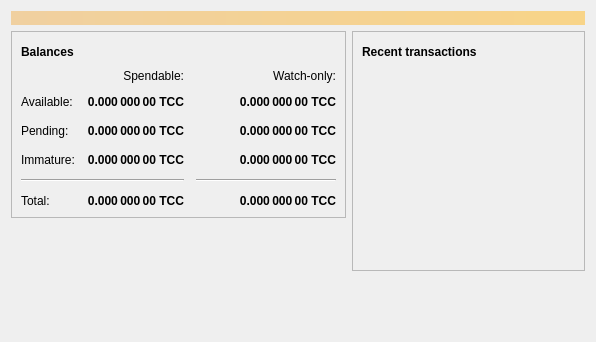
<?xml version="1.0" encoding="UTF-8"?>
<ui version="4.0">
 <class>OverviewPage</class>
 <widget class="QWidget" name="OverviewPage">
  <property name="geometry">
   <rect>
    <x>0</x>
    <y>0</y>
    <width>596</width>
    <height>342</height>
   </rect>
  </property>
  <property name="windowTitle">
   <string>Form</string>
  </property>
  <layout class="QVBoxLayout" name="topLayout">
   <item>
    <widget class="QLabel" name="labelAlerts">
     <property name="visible">
      <bool>false</bool>
     </property>
     <property name="styleSheet">
      <string notr="true">QLabel { background-color: qlineargradient(x1: 0, y1: 0, x2: 1, y2: 0, stop:0 #F0D0A0, stop:1 #F8D488); color:#000000; }</string>
     </property>
     <property name="wordWrap">
      <bool>true</bool>
     </property>
     <property name="margin">
      <number>3</number>
     </property>
     <property name="textInteractionFlags">
      <set>Qt::TextSelectableByMouse</set>
     </property>
    </widget>
   </item>
   <item>
    <layout class="QHBoxLayout" name="horizontalLayout" stretch="1,1">
     <item>
      <layout class="QVBoxLayout" name="verticalLayout_2">
       <item>
        <widget class="QFrame" name="frame">
         <property name="frameShape">
          <enum>QFrame::StyledPanel</enum>
         </property>
         <property name="frameShadow">
          <enum>QFrame::Raised</enum>
         </property>
         <layout class="QVBoxLayout" name="verticalLayout_4">
          <item>
           <layout class="QHBoxLayout" name="horizontalLayout_4">
            <item>
             <widget class="QLabel" name="label_5">
              <property name="font">
               <font>
                <weight>75</weight>
                <bold>true</bold>
               </font>
              </property>
              <property name="text">
               <string>Balances</string>
              </property>
             </widget>
            </item>
            <item>
             <widget class="QPushButton" name="labelWalletStatus">
              <property name="enabled">
               <bool>true</bool>
              </property>
              <property name="maximumSize">
               <size>
                <width>30</width>
                <height>16777215</height>
               </size>
              </property>
              <property name="toolTip">
               <string>The displayed information may be out of date. Your wallet automatically synchronizes with the Techiecoin network after a connection is established, but this process has not completed yet.</string>
              </property>
              <property name="text">
               <string/>
              </property>
              <property name="icon">
               <iconset resource="../bitcoin.qrc">
                <normaloff>:/icons/warning</normaloff>
                <disabledoff>:/icons/warning</disabledoff>:/icons/warning</iconset>
              </property>
              <property name="iconSize">
               <size>
                <width>24</width>
                <height>24</height>
               </size>
              </property>
              <property name="flat">
               <bool>true</bool>
              </property>
             </widget>
            </item>
            <item>
             <spacer name="horizontalSpacer_3">
              <property name="orientation">
               <enum>Qt::Horizontal</enum>
              </property>
              <property name="sizeHint" stdset="0">
               <size>
                <width>40</width>
                <height>20</height>
               </size>
              </property>
             </spacer>
            </item>
           </layout>
          </item>
          <item>
           <layout class="QGridLayout" name="gridLayout">
            <property name="spacing">
             <number>12</number>
            </property>
            <item row="2" column="2">
             <widget class="QLabel" name="labelWatchPending">
              <property name="font">
               <font>
                <weight>75</weight>
                <bold>true</bold>
               </font>
              </property>
              <property name="cursor">
               <cursorShape>IBeamCursor</cursorShape>
              </property>
              <property name="toolTip">
               <string>Unconfirmed transactions to watch-only addresses</string>
              </property>
              <property name="text">
               <string notr="true">0.000 000 00 TCC</string>
              </property>
              <property name="alignment">
               <set>Qt::AlignRight|Qt::AlignTrailing|Qt::AlignVCenter</set>
              </property>
              <property name="textInteractionFlags">
               <set>Qt::LinksAccessibleByMouse|Qt::TextSelectableByKeyboard|Qt::TextSelectableByMouse</set>
              </property>
             </widget>
            </item>
            <item row="2" column="1">
             <widget class="QLabel" name="labelUnconfirmed">
              <property name="font">
               <font>
                <weight>75</weight>
                <bold>true</bold>
               </font>
              </property>
              <property name="cursor">
               <cursorShape>IBeamCursor</cursorShape>
              </property>
              <property name="toolTip">
               <string>Total of transactions that have yet to be confirmed, and do not yet count toward the spendable balance</string>
              </property>
              <property name="text">
               <string notr="true">0.000 000 00 TCC</string>
              </property>
              <property name="alignment">
               <set>Qt::AlignRight|Qt::AlignTrailing|Qt::AlignVCenter</set>
              </property>
              <property name="textInteractionFlags">
               <set>Qt::LinksAccessibleByMouse|Qt::TextSelectableByKeyboard|Qt::TextSelectableByMouse</set>
              </property>
             </widget>
            </item>
            <item row="3" column="2">
             <widget class="QLabel" name="labelWatchImmature">
              <property name="font">
               <font>
                <weight>75</weight>
                <bold>true</bold>
               </font>
              </property>
              <property name="cursor">
               <cursorShape>IBeamCursor</cursorShape>
              </property>
              <property name="toolTip">
               <string>Mined balance in watch-only addresses that has not yet matured</string>
              </property>
              <property name="text">
               <string notr="true">0.000 000 00 TCC</string>
              </property>
              <property name="alignment">
               <set>Qt::AlignRight|Qt::AlignTrailing|Qt::AlignVCenter</set>
              </property>
              <property name="textInteractionFlags">
               <set>Qt::LinksAccessibleByMouse|Qt::TextSelectableByKeyboard|Qt::TextSelectableByMouse</set>
              </property>
             </widget>
            </item>
            <item row="4" column="0" colspan="2">
             <widget class="Line" name="line">
              <property name="orientation">
               <enum>Qt::Horizontal</enum>
              </property>
             </widget>
            </item>
            <item row="4" column="2">
             <widget class="Line" name="lineWatchBalance">
              <property name="sizePolicy">
               <sizepolicy hsizetype="Preferred" vsizetype="Fixed">
                <horstretch>0</horstretch>
                <verstretch>0</verstretch>
               </sizepolicy>
              </property>
              <property name="minimumSize">
               <size>
                <width>140</width>
                <height>0</height>
               </size>
              </property>
              <property name="orientation">
               <enum>Qt::Horizontal</enum>
              </property>
             </widget>
            </item>
            <item row="5" column="0">
             <widget class="QLabel" name="labelTotalText">
              <property name="text">
               <string>Total:</string>
              </property>
             </widget>
            </item>
            <item row="3" column="1">
             <widget class="QLabel" name="labelImmature">
              <property name="font">
               <font>
                <weight>75</weight>
                <bold>true</bold>
               </font>
              </property>
              <property name="cursor">
               <cursorShape>IBeamCursor</cursorShape>
              </property>
              <property name="toolTip">
               <string>Mined balance that has not yet matured</string>
              </property>
              <property name="text">
               <string notr="true">0.000 000 00 TCC</string>
              </property>
              <property name="alignment">
               <set>Qt::AlignRight|Qt::AlignTrailing|Qt::AlignVCenter</set>
              </property>
              <property name="textInteractionFlags">
               <set>Qt::LinksAccessibleByMouse|Qt::TextSelectableByKeyboard|Qt::TextSelectableByMouse</set>
              </property>
             </widget>
            </item>
            <item row="2" column="3">
             <spacer name="horizontalSpacer_2">
              <property name="orientation">
               <enum>Qt::Horizontal</enum>
              </property>
              <property name="sizeHint" stdset="0">
               <size>
                <width>40</width>
                <height>20</height>
               </size>
              </property>
             </spacer>
            </item>
            <item row="3" column="0">
             <widget class="QLabel" name="labelImmatureText">
              <property name="text">
               <string>Immature:</string>
              </property>
             </widget>
            </item>
            <item row="5" column="1">
             <widget class="QLabel" name="labelTotal">
              <property name="font">
               <font>
                <weight>75</weight>
                <bold>true</bold>
               </font>
              </property>
              <property name="cursor">
               <cursorShape>IBeamCursor</cursorShape>
              </property>
              <property name="toolTip">
               <string>Your current total balance</string>
              </property>
              <property name="text">
               <string notr="true">0.000 000 00 TCC</string>
              </property>
              <property name="alignment">
               <set>Qt::AlignRight|Qt::AlignTrailing|Qt::AlignVCenter</set>
              </property>
              <property name="textInteractionFlags">
               <set>Qt::LinksAccessibleByMouse|Qt::TextSelectableByKeyboard|Qt::TextSelectableByMouse</set>
              </property>
             </widget>
            </item>
            <item row="5" column="2">
             <widget class="QLabel" name="labelWatchTotal">
              <property name="font">
               <font>
                <weight>75</weight>
                <bold>true</bold>
               </font>
              </property>
              <property name="cursor">
               <cursorShape>IBeamCursor</cursorShape>
              </property>
              <property name="toolTip">
               <string>Current total balance in watch-only addresses</string>
              </property>
              <property name="text">
               <string notr="true">0.000 000 00 TCC</string>
              </property>
              <property name="alignment">
               <set>Qt::AlignRight|Qt::AlignTrailing|Qt::AlignVCenter</set>
              </property>
              <property name="textInteractionFlags">
               <set>Qt::LinksAccessibleByMouse|Qt::TextSelectableByKeyboard|Qt::TextSelectableByMouse</set>
              </property>
             </widget>
            </item>
            <item row="0" column="2">
             <widget class="QLabel" name="labelWatchonly">
              <property name="text">
               <string>Watch-only:</string>
              </property>
              <property name="alignment">
               <set>Qt::AlignRight|Qt::AlignTrailing|Qt::AlignVCenter</set>
              </property>
             </widget>
            </item>
            <item row="1" column="0">
             <widget class="QLabel" name="labelBalanceText">
              <property name="text">
               <string>Available:</string>
              </property>
             </widget>
            </item>
            <item row="1" column="1">
             <widget class="QLabel" name="labelBalance">
              <property name="font">
               <font>
                <weight>75</weight>
                <bold>true</bold>
               </font>
              </property>
              <property name="cursor">
               <cursorShape>IBeamCursor</cursorShape>
              </property>
              <property name="toolTip">
               <string>Your current spendable balance</string>
              </property>
              <property name="text">
               <string notr="true">0.000 000 00 TCC</string>
              </property>
              <property name="alignment">
               <set>Qt::AlignRight|Qt::AlignTrailing|Qt::AlignVCenter</set>
              </property>
              <property name="textInteractionFlags">
               <set>Qt::LinksAccessibleByMouse|Qt::TextSelectableByKeyboard|Qt::TextSelectableByMouse</set>
              </property>
             </widget>
            </item>
            <item row="1" column="2">
             <widget class="QLabel" name="labelWatchAvailable">
              <property name="font">
               <font>
                <weight>75</weight>
                <bold>true</bold>
               </font>
              </property>
              <property name="cursor">
               <cursorShape>IBeamCursor</cursorShape>
              </property>
              <property name="toolTip">
               <string>Your current balance in watch-only addresses</string>
              </property>
              <property name="text">
               <string notr="true">0.000 000 00 TCC</string>
              </property>
              <property name="alignment">
               <set>Qt::AlignRight|Qt::AlignTrailing|Qt::AlignVCenter</set>
              </property>
              <property name="textInteractionFlags">
               <set>Qt::LinksAccessibleByMouse|Qt::TextSelectableByKeyboard|Qt::TextSelectableByMouse</set>
              </property>
             </widget>
            </item>
            <item row="2" column="0">
             <widget class="QLabel" name="labelPendingText">
              <property name="text">
               <string>Pending:</string>
              </property>
             </widget>
            </item>
            <item row="0" column="1">
             <widget class="QLabel" name="labelSpendable">
              <property name="text">
               <string>Spendable:</string>
              </property>
              <property name="alignment">
               <set>Qt::AlignRight|Qt::AlignTrailing|Qt::AlignVCenter</set>
              </property>
             </widget>
            </item>
           </layout>
          </item>
         </layout>
        </widget>
       </item>
       <item>
        <spacer name="verticalSpacer">
         <property name="orientation">
          <enum>Qt::Vertical</enum>
         </property>
         <property name="sizeHint" stdset="0">
          <size>
           <width>20</width>
           <height>40</height>
          </size>
         </property>
        </spacer>
       </item>
      </layout>
     </item>
     <item>
      <layout class="QVBoxLayout" name="verticalLayout_3">
       <item>
        <widget class="QFrame" name="frame_2">
         <property name="frameShape">
          <enum>QFrame::StyledPanel</enum>
         </property>
         <property name="frameShadow">
          <enum>QFrame::Raised</enum>
         </property>
         <layout class="QVBoxLayout" name="verticalLayout">
          <item>
           <layout class="QHBoxLayout" name="horizontalLayout_2">
            <item>
             <widget class="QLabel" name="label_4">
              <property name="font">
               <font>
                <weight>75</weight>
                <bold>true</bold>
               </font>
              </property>
              <property name="text">
               <string>Recent transactions</string>
              </property>
             </widget>
            </item>
            <item>
             <widget class="QPushButton" name="labelTransactionsStatus">
              <property name="enabled">
               <bool>true</bool>
              </property>
              <property name="maximumSize">
               <size>
                <width>30</width>
                <height>16777215</height>
               </size>
              </property>
              <property name="toolTip">
               <string>The displayed information may be out of date. Your wallet automatically synchronizes with the Techiecoin network after a connection is established, but this process has not completed yet.</string>
              </property>
              <property name="text">
               <string/>
              </property>
              <property name="icon">
               <iconset resource="../bitcoin.qrc">
                <normaloff>:/icons/warning</normaloff>
                <disabledoff>:/icons/warning</disabledoff>:/icons/warning</iconset>
              </property>
              <property name="iconSize">
               <size>
                <width>24</width>
                <height>24</height>
               </size>
              </property>
              <property name="flat">
               <bool>true</bool>
              </property>
             </widget>
            </item>
            <item>
             <spacer name="horizontalSpacer">
              <property name="orientation">
               <enum>Qt::Horizontal</enum>
              </property>
              <property name="sizeHint" stdset="0">
               <size>
                <width>40</width>
                <height>20</height>
               </size>
              </property>
             </spacer>
            </item>
           </layout>
          </item>
          <item>
           <widget class="QListView" name="listTransactions">
            <property name="styleSheet">
             <string notr="true">QListView { background: transparent; }</string>
            </property>
            <property name="frameShape">
             <enum>QFrame::NoFrame</enum>
            </property>
            <property name="verticalScrollBarPolicy">
             <enum>Qt::ScrollBarAlwaysOff</enum>
            </property>
            <property name="horizontalScrollBarPolicy">
             <enum>Qt::ScrollBarAlwaysOff</enum>
            </property>
            <property name="selectionMode">
             <enum>QAbstractItemView::NoSelection</enum>
            </property>
           </widget>
          </item>
         </layout>
        </widget>
       </item>
       <item>
        <spacer name="verticalSpacer_2">
         <property name="orientation">
          <enum>Qt::Vertical</enum>
         </property>
         <property name="sizeHint" stdset="0">
          <size>
           <width>20</width>
           <height>40</height>
          </size>
         </property>
        </spacer>
       </item>
      </layout>
     </item>
    </layout>
   </item>
  </layout>
 </widget>
 <resources/>
 <connections/>
</ui>
